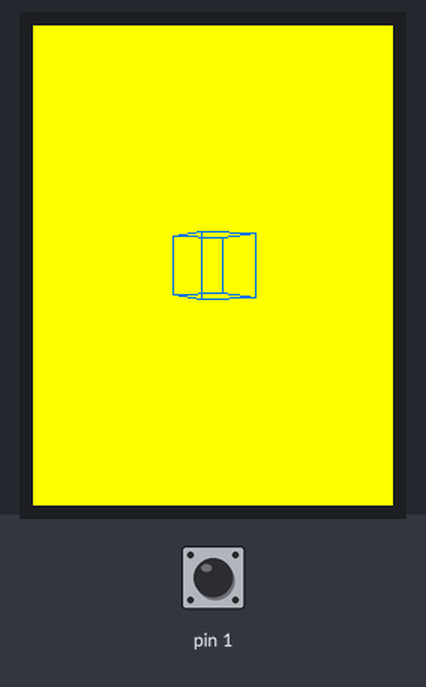
Recording of a sketch running on a simulated Teensy 4. Parts: 240×320 colour display. The test bench sets the inputs (shaded band); at power-on: pin 1 HIGH. What the sketch prints to the serial monitor is not drawn.

Above: at 1.48 s.
1.5 s: pin 1 pulled LOW for 0.15 s
At 1.61 s:
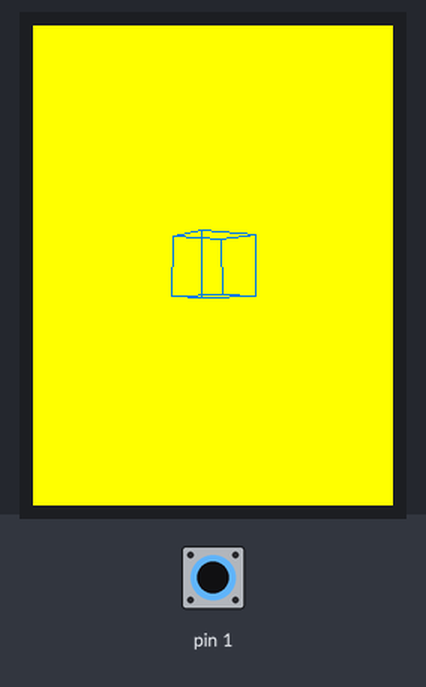
2.2 s: pin 1 pulled LOW for 1 s
At 2.24 s:
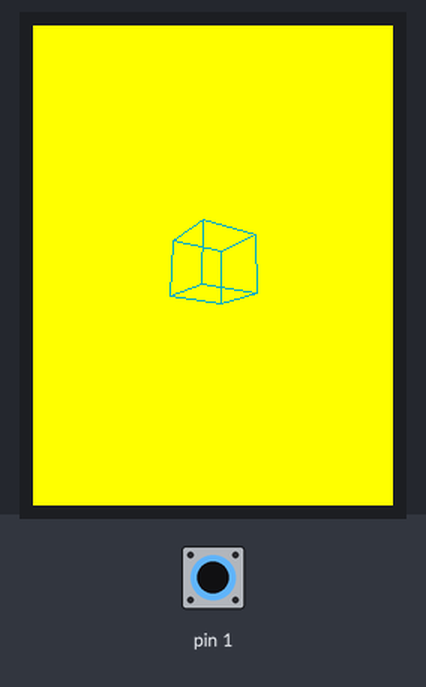
3.8 s: pin 1 pulled LOW for 0.15 s
At 4.36 s:
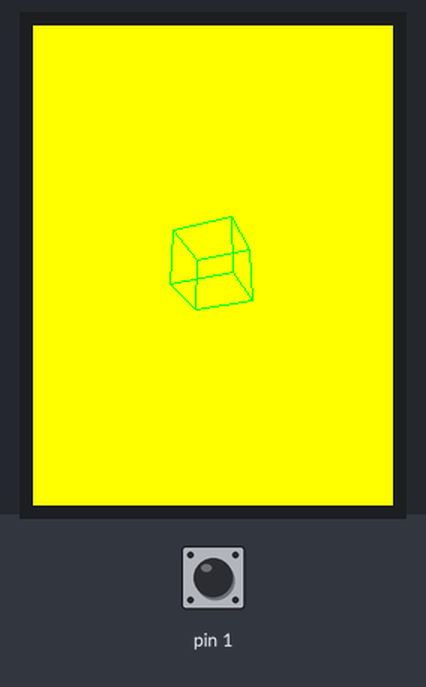
4.5 s: pin 1 pulled LOW for 3.2 s
At 4.7 s:
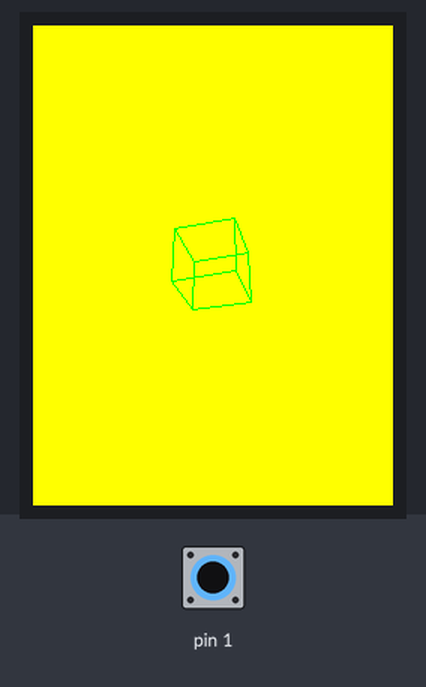
8.3 s: pin 1 pulled LOW for 0.15 s
At 8.33 s:
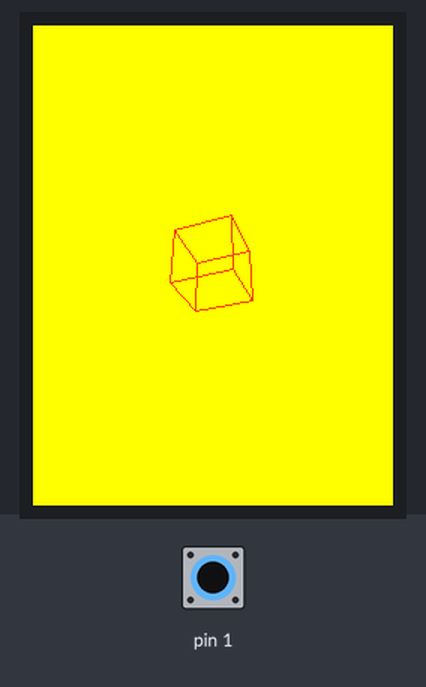
9.0 s: pin 1 pulled LOW for 1 s
At 9.95 s:
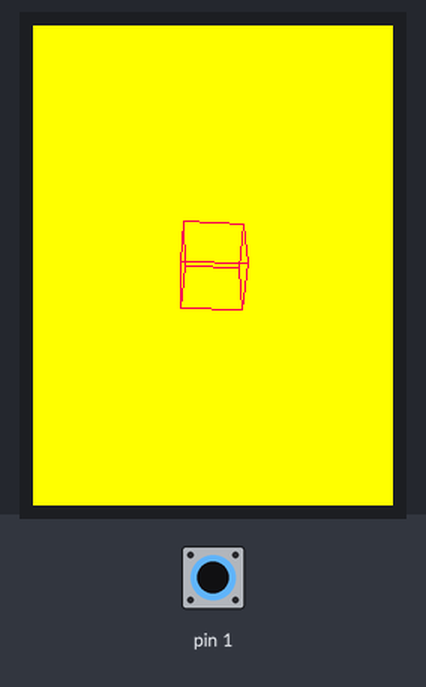

Measured:
- after the input at 3.8 s, the display: first differs from a run without the input after 0.08 s (image 3 shows a later state)

The sketch:

HVCube.ino
```cpp
/*
  Draws a 3d rotating cube on the ILI9341 screen.
 */

#define TFT_DC  9
#define TFT_CS 10

#include "SPI.h"
#include "ILI9341_t3.h"

ILI9341_t3 tft = ILI9341_t3(TFT_CS, TFT_DC);

typedef struct
{
  uint16_t red   : 5;
  uint16_t green : 6;
  uint16_t blue  : 5;
} Color;


uint16_t Col;
Color PIX;


#define ScreenColor ILI9341_YELLOW
#define halfline 40

float angle;
float xx,xy,xz;
float yx,yy,yz;
float zx,zy,zz;

float fact;

int Xan,Yan;

int Xoff;
int Yoff;
int Zoff;

struct Point3d
{
  int x;
  int y;
  int z;
};

struct Point2d
{
  int x;
  int y;
};

int LinestoRender; // lines to render.
int OldLinestoRender; // lines to render just in case it changes. this makes sure the old lines all get erased.

struct Line3d
{
  Point3d p0;
  Point3d p1;
};

struct Line2d
{
  Point2d p0;
  Point2d p1;
};

Line3d Lines[12];
Line2d Render[12];
Line2d ORender[12];

/***********************************************************************************************************************************/
// Sets the global vars for the 3d transform. Any points sent through "process" will be transformed using these figures.
// only needs to be called if Xan or Yan are changed.
void SetVars(void)
{
  float Xan2,Yan2,Zan2;
  float s1,s2,s3,c1,c2,c3;

  Xan2 = Xan / fact; // convert degrees to radians.
  Yan2 = Yan / fact;

  // Zan is assumed to be zero

  s1 = sin(Yan2);
  s2 = sin(Xan2);

  c1 = cos(Yan2);
  c2 = cos(Xan2);

  xx = c1;
  xy = 0;
  xz = -s1;

  yx = (s1 * s2);
  yy = c2;
  yz = (c1 * s2);

  zx = (s1 * c2);
  zy = -s2;
  zz = (c1 * c2);
}
/***********************************************************************************************************************************/
// processes x1,y1,z1 and returns rx1,ry1 transformed by the variables set in SetVars()
// fairly heavy on floating point here.
// uses a bunch of global vars. Could be rewritten with a struct but possibly not worth the effort.
int sensorVal;

void ProcessLine(struct Line2d *ret,struct Line3d vec)
{
  sensorVal = digitalRead(1);

  float zvt1;
  int xv1,yv1,zv1;

  float zvt2;
  int xv2,yv2,zv2;

  int rx1,ry1;
  int rx2,ry2;

  int x1;
  int y1;
  int z1;

  int x2;
  int y2;
  int z2;

  int Ok;

  x1=vec.p0.x;
  y1=vec.p0.y;
  z1=vec.p0.z;

  x2=vec.p1.x;
  y2=vec.p1.y;
  z2=vec.p1.z;

  Ok=0; // defaults to not OK

  xv1 = (x1 * xx) + (y1 * xy) + (z1 * xz);
  yv1 = (x1 * yx) + (y1 * yy) + (z1 * yz);
  zv1 = (x1 * zx) + (y1 * zy) + (z1 * zz);

  zvt1 = zv1 - Zoff;


  if( zvt1 < -5){
    rx1 = 256 * (xv1 / zvt1) + Xoff;
    ry1 = 256 * (yv1 / zvt1) + Yoff;
    Ok=1; // ok we are alright for point 1.
  }

  xv2 = (x2 * xx) + (y2 * xy) + (z2 * xz);
  yv2 = (x2 * yx) + (y2 * yy) + (z2 * yz);
  zv2 = (x2 * zx) + (y2 * zy) + (z2 * zz);

  zvt2 = zv2 - Zoff;

  if( zvt2 < -5){
    rx2 = 256 * (xv2 / zvt2) + Xoff;
    ry2 = 256 * (yv2 / zvt2) + Yoff;
  }
  else
  {
    Ok=0;
  }

  if(Ok==1){

    ret->p0.x=rx1;
    ret->p0.y=ry1;

    ret->p1.x=rx2;
    ret->p1.y=ry2;
  }
  // The ifs here are checks for out of bounds. needs a bit more code here to "safe" lines
  //that will be way out of whack, so they dont get drawn and cause screen garbage.
}

/***********************************************************************************************************************************/
void setup() {

  tft.begin();
  Serial.begin(9600);
  pinMode(1, INPUT_PULLUP);
// in here is specific code for the display. change if you are using a different screen.
  tft.fillScreen(ScreenColor);

  fact = 180 / 3.14159259; // conversion from degrees to radians.

  Xoff = 120; // positions the center of the 3d conversion space into the center of the screen. This is usally screen_x_size / 2.
  Yoff = 160; // screen_y_size /2
  Zoff = 500;

  // line segments to draw a cube. basically p0 to p1. p1 to p2. p2 to p3 so on.
  // Front Face.

  Lines[0].p0.x=-halfline;
  Lines[0].p0.y=-halfline;
  Lines[0].p0.z=halfline;
  Lines[0].p1.x=halfline;
  Lines[0].p1.y=-halfline;
  Lines[0].p1.z=halfline;

  Lines[1].p0.x=halfline;
  Lines[1].p0.y=-halfline;
  Lines[1].p0.z=halfline;
  Lines[1].p1.x=halfline;
  Lines[1].p1.y=halfline;
  Lines[1].p1.z=halfline;

  Lines[2].p0.x=halfline;
  Lines[2].p0.y=halfline;
  Lines[2].p0.z=halfline;
  Lines[2].p1.x=-halfline;
  Lines[2].p1.y=halfline;
  Lines[2].p1.z=halfline;

  Lines[3].p0.x=-halfline;
  Lines[3].p0.y=halfline;
  Lines[3].p0.z=halfline;
  Lines[3].p1.x=-halfline;
  Lines[3].p1.y=-halfline;
  Lines[3].p1.z=halfline;

  //back face.

  Lines[4].p0.x=-halfline;
  Lines[4].p0.y=-halfline;
  Lines[4].p0.z=-halfline;
  Lines[4].p1.x=halfline;
  Lines[4].p1.y=-halfline;
  Lines[4].p1.z=-halfline;

  Lines[5].p0.x=halfline;
  Lines[5].p0.y=-halfline;
  Lines[5].p0.z=-halfline;
  Lines[5].p1.x=halfline;
  Lines[5].p1.y=halfline;
  Lines[5].p1.z=-halfline;

  Lines[6].p0.x=halfline;
  Lines[6].p0.y=halfline;
  Lines[6].p0.z=-halfline;
  Lines[6].p1.x=-halfline;
  Lines[6].p1.y=halfline;
  Lines[6].p1.z=-halfline;

  Lines[7].p0.x=-halfline;
  Lines[7].p0.y=halfline;
  Lines[7].p0.z=-halfline;
  Lines[7].p1.x=-halfline;
  Lines[7].p1.y=-halfline;
  Lines[7].p1.z=-halfline;

  // now the 4 edge lines.

  Lines[8].p0.x=-halfline;
  Lines[8].p0.y=-halfline;
  Lines[8].p0.z=halfline;
  Lines[8].p1.x=-halfline;
  Lines[8].p1.y=-halfline;
  Lines[8].p1.z=-halfline;

  Lines[9].p0.x=halfline;
  Lines[9].p0.y=-halfline;
  Lines[9].p0.z=halfline;
  Lines[9].p1.x=halfline;
  Lines[9].p1.y=-halfline;
  Lines[9].p1.z=-halfline;

  Lines[10].p0.x=-halfline;
  Lines[10].p0.y=halfline;
  Lines[10].p0.z=halfline;
  Lines[10].p1.x=-halfline;
  Lines[10].p1.y=halfline;
  Lines[10].p1.z=-halfline;

  Lines[11].p0.x=halfline;
  Lines[11].p0.y=halfline;
  Lines[11].p0.z=halfline;
  Lines[11].p1.x=halfline;
  Lines[11].p1.y=halfline;
  Lines[11].p1.z=-halfline;

  LinestoRender=12;
  OldLinestoRender=LinestoRender;
}
/***********************************************************************************************************************************/

void RenderImage( void)
{
  // renders all the lines after erasing the old ones.
  // in here is the only code actually interfacing with the screen. so if you use a different lib, this is where to change it.


  for (int i=0; i<OldLinestoRender; i++ )
  {
    tft.drawLine(ORender[i].p0.x,ORender[i].p0.y,ORender[i].p1.x,ORender[i].p1.y, ScreenColor); // erase the old lines.
  }

  for (int i=0; i<LinestoRender; i++ )
  {
    tft.drawLine(Render[i].p0.x,Render[i].p0.y,Render[i].p1.x,Render[i].p1.y, *(uint16_t*)&PIX);
  }
  OldLinestoRender=LinestoRender;

}

// Translate a hue "angle" -120 to 120 degrees (ie -2PI/3 to 2PI/3) to
// a 6-bit R channel value
//
inline int angle_to_channel(float a) {
  if(a < -PI)
    a += 2*PI;
  if(a < -2*PI/3  || a > 2*PI/3)
    return 0;
  float f_channel = cos(a*3/4); // remap 120-degree 0-1.0 to 90 ??
  return ceil(f_channel * 63);
}

/***********************************************************************************************************************************/
  int PS = 1;
  int NS;
  //out 1 is start, 0 is pause
  int out = 1;

void loop() {

  sensorVal = digitalRead(1);
  switch (PS){
    case 1:
    if (sensorVal == LOW){
      NS = 0;
    }
    else{
      NS = 1;
    }
    break;
    case 0:
    if (sensorVal == LOW){
      NS = 0;
    }
    else{
      NS = 1;
    }
    break;
  }

  if ((PS == 1) && (NS == 0)){
    if (out == 1){
      out = 0;
    }
    else{
      out = 1;
    }
  }
  PS = NS;
//  Serial.println("dsfasdaf");
//  Serial.println(sensorVal);
//  Serial.println(PS);
//  Serial.println(NS);
//  Serial.println(out);


  PIX.red = angle_to_channel(angle)>>1;
  PIX.green = angle_to_channel(angle-2*PI/3);
  PIX.blue = angle_to_channel(angle-4*PI/3)>>1;


  angle += 0.02;
  if(angle > PI)
    angle -= 2*PI;
  if (out == 1){
    Xan+=360;
    Yan++;
  }
  else{
    Xan++;
    Yan+=360;
  }

  Yan=Yan % 360;
  Xan=Xan % 360; // prevents overflow.

  SetVars(); //sets up the global vars to do the conversion.

  for(int i=0; i<LinestoRender ; i++)
  {
    ORender[i]=Render[i]; // stores the old line segment so we can delete it later.
    ProcessLine(&Render[i],Lines[i]); // converts the 3d line segments to 2d.
  }


  RenderImage(); // go draw it!

  Serial.println(*(uint16_t*)&PIX,HEX);

  delay(40);
}
/***********************************************************************************************************************************/
```
